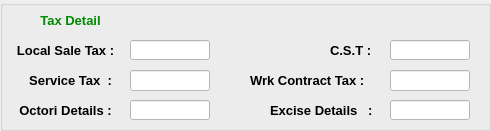
  <widget class="QGroupBox" name="groupBox_3">
   <property name="geometry">
    <rect>
     <x>580</x>
     <y>450</y>
     <width>491</width>
     <height>131</height>
    </rect>
   </property>
   <property name="styleSheet">
    <string notr="true">

QGroupBox
{
border:1px solid Black;
};

background-color: rgb(250, 210, 255);</string>
   </property>
   <property name="title">
    <string/>
   </property>
   <widget class="QLabel" name="Tax_Detail_lbl">
    <property name="geometry">
     <rect>
      <x>30</x>
      <y>10</y>
      <width>81</width>
      <height>20</height>
     </rect>
    </property>
    <property name="font">
     <font>
      <pointsize>10</pointsize>
      <weight>75</weight>
      <bold>true</bold>
     </font>
    </property>
    <property name="styleSheet">
     <string notr="true">color: rgb(0, 138, 0);</string>
    </property>
    <property name="text">
     <string>Tax Detail</string>
    </property>
    <property name="alignment">
     <set>Qt::AlignCenter</set>
    </property>
   </widget>
   <widget class="QLabel" name="Local_sale_tax_lbl">
    <property name="geometry">
     <rect>
      <x>10</x>
      <y>40</y>
      <width>111</width>
      <height>20</height>
     </rect>
    </property>
    <property name="font">
     <font>
      <pointsize>10</pointsize>
      <weight>75</weight>
      <bold>true</bold>
     </font>
    </property>
    <property name="text">
     <string>Local Sale Tax :</string>
    </property>
    <property name="alignment">
     <set>Qt::AlignCenter</set>
    </property>
   </widget>
   <widget class="QLabel" name="Service_tax_lbl">
    <property name="geometry">
     <rect>
      <x>10</x>
      <y>70</y>
      <width>121</width>
      <height>20</height>
     </rect>
    </property>
    <property name="font">
     <font>
      <pointsize>10</pointsize>
      <weight>75</weight>
      <bold>true</bold>
     </font>
    </property>
    <property name="text">
     <string>Service Tax  :</string>
    </property>
    <property name="alignment">
     <set>Qt::AlignCenter</set>
    </property>
   </widget>
   <widget class="QLabel" name="Octori_Details_lbl">
    <property name="geometry">
     <rect>
      <x>10</x>
      <y>100</y>
      <width>111</width>
      <height>20</height>
     </rect>
    </property>
    <property name="font">
     <font>
      <pointsize>10</pointsize>
      <weight>75</weight>
      <bold>true</bold>
     </font>
    </property>
    <property name="text">
     <string>Octori Details :</string>
    </property>
    <property name="alignment">
     <set>Qt::AlignCenter</set>
    </property>
   </widget>
   <widget class="QLineEdit" name="Octori_Details_txt">
    <property name="geometry">
     <rect>
      <x>130</x>
      <y>100</y>
      <width>80</width>
      <height>20</height>
     </rect>
    </property>
    <property name="font">
     <font>
      <pointsize>10</pointsize>
     </font>
    </property>
    <property name="styleSheet">
     <string notr="true">background-color: rgb(255, 255, 255);</string>
    </property>
   </widget>
   <widget class="QLineEdit" name="Service_tax_txt">
    <property name="geometry">
     <rect>
      <x>130</x>
      <y>70</y>
      <width>80</width>
      <height>21</height>
     </rect>
    </property>
    <property name="font">
     <font>
      <pointsize>10</pointsize>
     </font>
    </property>
    <property name="styleSheet">
     <string notr="true">background-color: rgb(255, 255, 255);</string>
    </property>
   </widget>
   <widget class="QGroupBox" name="groupBox_4">
    <property name="geometry">
     <rect>
      <x>630</x>
      <y>300</y>
      <width>481</width>
      <height>111</height>
     </rect>
    </property>
    <property name="title">
     <string/>
    </property>
    <widget class="QLabel" name="label_42">
     <property name="geometry">
      <rect>
       <x>40</x>
       <y>0</y>
       <width>81</width>
       <height>20</height>
      </rect>
     </property>
     <property name="font">
      <font>
       <pointsize>10</pointsize>
       <weight>75</weight>
       <bold>true</bold>
      </font>
     </property>
     <property name="styleSheet">
      <string notr="true">color: rgb(0, 138, 0);</string>
     </property>
     <property name="text">
      <string>Tax Detail</string>
     </property>
     <property name="alignment">
      <set>Qt::AlignCenter</set>
     </property>
    </widget>
    <widget class="QLabel" name="label_43">
     <property name="geometry">
      <rect>
       <x>10</x>
       <y>30</y>
       <width>111</width>
       <height>20</height>
      </rect>
     </property>
     <property name="font">
      <font>
       <pointsize>10</pointsize>
       <weight>75</weight>
       <bold>true</bold>
      </font>
     </property>
     <property name="text">
      <string>Local Sale Tax :</string>
     </property>
     <property name="alignment">
      <set>Qt::AlignCenter</set>
     </property>
    </widget>
    <widget class="QLabel" name="label_44">
     <property name="geometry">
      <rect>
       <x>10</x>
       <y>60</y>
       <width>121</width>
       <height>20</height>
      </rect>
     </property>
     <property name="font">
      <font>
       <pointsize>10</pointsize>
       <weight>75</weight>
       <bold>true</bold>
      </font>
     </property>
     <property name="text">
      <string>Service Tax  :</string>
     </property>
     <property name="alignment">
      <set>Qt::AlignCenter</set>
     </property>
    </widget>
    <widget class="QLabel" name="label_45">
     <property name="geometry">
      <rect>
       <x>10</x>
       <y>90</y>
       <width>111</width>
       <height>20</height>
      </rect>
     </property>
     <property name="font">
      <font>
       <pointsize>10</pointsize>
       <weight>75</weight>
       <bold>true</bold>
      </font>
     </property>
     <property name="text">
      <string>Octori Details :</string>
     </property>
     <property name="alignment">
      <set>Qt::AlignCenter</set>
     </property>
    </widget>
   </widget>
   <widget class="QLineEdit" name="Local_sale_tax_txt">
    <property name="geometry">
     <rect>
      <x>130</x>
      <y>40</y>
      <width>80</width>
      <height>20</height>
     </rect>
    </property>
    <property name="font">
     <font>
      <pointsize>10</pointsize>
     </font>
    </property>
    <property name="styleSheet">
     <string notr="true">background-color: rgb(255, 255, 255);</string>
    </property>
   </widget>
   <widget class="QLineEdit" name="Excise_Details_txt">
    <property name="geometry">
     <rect>
      <x>390</x>
      <y>100</y>
      <width>80</width>
      <height>20</height>
     </rect>
    </property>
    <property name="font">
     <font>
      <pointsize>10</pointsize>
     </font>
    </property>
    <property name="styleSheet">
     <string notr="true">background-color: rgb(255, 255, 255);</string>
    </property>
   </widget>
   <widget class="QLineEdit" name="Wrk_contract_txt">
    <property name="geometry">
     <rect>
      <x>390</x>
      <y>70</y>
      <width>80</width>
      <height>21</height>
     </rect>
    </property>
    <property name="font">
     <font>
      <pointsize>10</pointsize>
     </font>
    </property>
    <property name="styleSheet">
     <string notr="true">background-color: rgb(255, 255, 255);</string>
    </property>
   </widget>
   <widget class="QGroupBox" name="groupBox_5">
    <property name="geometry">
     <rect>
      <x>850</x>
      <y>320</y>
      <width>481</width>
      <height>111</height>
     </rect>
    </property>
    <property name="title">
     <string/>
    </property>
    <widget class="QLabel" name="label_46">
     <property name="geometry">
      <rect>
       <x>40</x>
       <y>0</y>
       <width>81</width>
       <height>20</height>
      </rect>
     </property>
     <property name="font">
      <font>
       <pointsize>10</pointsize>
       <weight>75</weight>
       <bold>true</bold>
      </font>
     </property>
     <property name="styleSheet">
      <string notr="true">color: rgb(0, 138, 0);</string>
     </property>
     <property name="text">
      <string>Tax Detail</string>
     </property>
     <property name="alignment">
      <set>Qt::AlignCenter</set>
     </property>
    </widget>
    <widget class="QLabel" name="label_47">
     <property name="geometry">
      <rect>
       <x>10</x>
       <y>30</y>
       <width>111</width>
       <height>20</height>
      </rect>
     </property>
     <property name="font">
      <font>
       <pointsize>10</pointsize>
       <weight>75</weight>
       <bold>true</bold>
      </font>
     </property>
     <property name="text">
      <string>Local Sale Tax :</string>
     </property>
     <property name="alignment">
      <set>Qt::AlignCenter</set>
     </property>
    </widget>
    <widget class="QLabel" name="label_48">
     <property name="geometry">
      <rect>
       <x>10</x>
       <y>60</y>
       <width>121</width>
       <height>20</height>
      </rect>
     </property>
     <property name="font">
      <font>
       <pointsize>10</pointsize>
       <weight>75</weight>
       <bold>true</bold>
      </font>
     </property>
     <property name="text">
      <string>Service Tax  :</string>
     </property>
     <property name="alignment">
      <set>Qt::AlignCenter</set>
     </property>
    </widget>
    <widget class="QLabel" name="label_49">
     <property name="geometry">
      <rect>
       <x>10</x>
       <y>90</y>
       <width>111</width>
       <height>20</height>
      </rect>
     </property>
     <property name="font">
      <font>
       <pointsize>10</pointsize>
       <weight>75</weight>
       <bold>true</bold>
      </font>
     </property>
     <property name="text">
      <string>Octori Details :</string>
     </property>
     <property name="alignment">
      <set>Qt::AlignCenter</set>
     </property>
    </widget>
   </widget>
   <widget class="QLineEdit" name="CST_txt">
    <property name="geometry">
     <rect>
      <x>390</x>
      <y>40</y>
      <width>80</width>
      <height>20</height>
     </rect>
    </property>
    <property name="font">
     <font>
      <pointsize>10</pointsize>
     </font>
    </property>
    <property name="styleSheet">
     <string notr="true">background-color: rgb(255, 255, 255);</string>
    </property>
   </widget>
   <widget class="QLabel" name="wrk_contract_tax_lbl">
    <property name="geometry">
     <rect>
      <x>250</x>
      <y>70</y>
      <width>121</width>
      <height>21</height>
     </rect>
    </property>
    <property name="font">
     <font>
      <pointsize>10</pointsize>
      <weight>75</weight>
      <bold>true</bold>
     </font>
    </property>
    <property name="text">
     <string>Wrk Contract Tax :</string>
    </property>
   </widget>
   <widget class="QGroupBox" name="groupBox_6">
    <property name="geometry">
     <rect>
      <x>660</x>
      <y>270</y>
      <width>481</width>
      <height>131</height>
     </rect>
    </property>
    <property name="title">
     <string/>
    </property>
    <widget class="QLabel" name="label_63">
     <property name="geometry">
      <rect>
       <x>40</x>
       <y>0</y>
       <width>81</width>
       <height>20</height>
      </rect>
     </property>
     <property name="font">
      <font>
       <pointsize>10</pointsize>
       <weight>75</weight>
       <bold>true</bold>
      </font>
     </property>
     <property name="styleSheet">
      <string notr="true">color: rgb(0, 138, 0);</string>
     </property>
     <property name="text">
      <string>Tax Detail</string>
     </property>
     <property name="alignment">
      <set>Qt::AlignCenter</set>
     </property>
    </widget>
    <widget class="QLabel" name="label_64">
     <property name="geometry">
      <rect>
       <x>10</x>
       <y>30</y>
       <width>111</width>
       <height>20</height>
      </rect>
     </property>
     <property name="font">
      <font>
       <pointsize>10</pointsize>
       <weight>75</weight>
       <bold>true</bold>
      </font>
     </property>
     <property name="text">
      <string>Local Sale Tax :</string>
     </property>
     <property name="alignment">
      <set>Qt::AlignCenter</set>
     </property>
    </widget>
    <widget class="QLabel" name="label_65">
     <property name="geometry">
      <rect>
       <x>10</x>
       <y>60</y>
       <width>121</width>
       <height>20</height>
      </rect>
     </property>
     <property name="font">
      <font>
       <pointsize>10</pointsize>
       <weight>75</weight>
       <bold>true</bold>
      </font>
     </property>
     <property name="text">
      <string>Service Tax  :</string>
     </property>
     <property name="alignment">
      <set>Qt::AlignCenter</set>
     </property>
    </widget>
    <widget class="QLabel" name="label_66">
     <property name="geometry">
      <rect>
       <x>10</x>
       <y>90</y>
       <width>111</width>
       <height>20</height>
      </rect>
     </property>
     <property name="font">
      <font>
       <pointsize>10</pointsize>
       <weight>75</weight>
       <bold>true</bold>
      </font>
     </property>
     <property name="text">
      <string>Octori Details :</string>
     </property>
     <property name="alignment">
      <set>Qt::AlignCenter</set>
     </property>
    </widget>
    <widget class="QLineEdit" name="lineEdit_28">
     <property name="geometry">
      <rect>
       <x>130</x>
       <y>90</y>
       <width>80</width>
       <height>20</height>
      </rect>
     </property>
     <property name="font">
      <font>
       <pointsize>10</pointsize>
      </font>
     </property>
    </widget>
    <widget class="QLineEdit" name="lineEdit_29">
     <property name="geometry">
      <rect>
       <x>130</x>
       <y>60</y>
       <width>80</width>
       <height>21</height>
      </rect>
     </property>
     <property name="font">
      <font>
       <pointsize>10</pointsize>
      </font>
     </property>
    </widget>
    <widget class="QGroupBox" name="groupBox_9">
     <property name="geometry">
      <rect>
       <x>630</x>
       <y>300</y>
       <width>481</width>
       <height>111</height>
      </rect>
     </property>
     <property name="title">
      <string/>
     </property>
     <widget class="QLabel" name="label_67">
      <property name="geometry">
       <rect>
        <x>40</x>
        <y>0</y>
        <width>81</width>
        <height>20</height>
       </rect>
      </property>
      <property name="font">
       <font>
        <pointsize>10</pointsize>
        <weight>75</weight>
        <bold>true</bold>
       </font>
      </property>
      <property name="styleSheet">
       <string notr="true">color: rgb(0, 138, 0);</string>
      </property>
      <property name="text">
       <string>Tax Detail</string>
      </property>
      <property name="alignment">
       <set>Qt::AlignCenter</set>
      </property>
     </widget>
     <widget class="QLabel" name="label_68">
      <property name="geometry">
       <rect>
        <x>10</x>
        <y>30</y>
        <width>111</width>
        <height>20</height>
       </rect>
      </property>
      <property name="font">
       <font>
        <pointsize>10</pointsize>
        <weight>75</weight>
        <bold>true</bold>
       </font>
      </property>
      <property name="text">
       <string>Local Sale Tax :</string>
      </property>
      <property name="alignment">
       <set>Qt::AlignCenter</set>
      </property>
     </widget>
     <widget class="QLabel" name="label_69">
      <property name="geometry">
       <rect>
        <x>10</x>
        <y>60</y>
        <width>121</width>
        <height>20</height>
       </rect>
      </property>
      <property name="font">
       <font>
        <pointsize>10</pointsize>
        <weight>75</weight>
        <bold>true</bold>
       </font>
      </property>
      <property name="text">
       <string>Service Tax  :</string>
      </property>
      <property name="alignment">
       <set>Qt::AlignCenter</set>
      </property>
     </widget>
     <widget class="QLabel" name="label_70">
      <property name="geometry">
       <rect>
        <x>10</x>
        <y>90</y>
        <width>111</width>
        <height>20</height>
       </rect>
      </property>
      <property name="font">
       <font>
        <pointsize>10</pointsize>
        <weight>75</weight>
        <bold>true</bold>
       </font>
      </property>
      <property name="text">
       <string>Octori Details :</string>
      </property>
      <property name="alignment">
       <set>Qt::AlignCenter</set>
      </property>
     </widget>
    </widget>
    <widget class="QLineEdit" name="lineEdit_30">
     <property name="geometry">
      <rect>
       <x>130</x>
       <y>30</y>
       <width>80</width>
       <height>20</height>
      </rect>
     </property>
     <property name="font">
      <font>
       <pointsize>10</pointsize>
      </font>
     </property>
    </widget>
    <widget class="QLineEdit" name="lineEdit_31">
     <property name="geometry">
      <rect>
       <x>390</x>
       <y>90</y>
       <width>80</width>
       <height>20</height>
      </rect>
     </property>
     <property name="font">
      <font>
       <pointsize>10</pointsize>
      </font>
     </property>
    </widget>
    <widget class="QLineEdit" name="lineEdit_32">
     <property name="geometry">
      <rect>
       <x>390</x>
       <y>60</y>
       <width>80</width>
       <height>21</height>
      </rect>
     </property>
     <property name="font">
      <font>
       <pointsize>10</pointsize>
      </font>
     </property>
    </widget>
    <widget class="QGroupBox" name="groupBox_10">
     <property name="geometry">
      <rect>
       <x>850</x>
       <y>320</y>
       <width>481</width>
       <height>111</height>
      </rect>
     </property>
     <property name="title">
      <string/>
     </property>
     <widget class="QLabel" name="label_71">
      <property name="geometry">
       <rect>
        <x>40</x>
        <y>0</y>
        <width>81</width>
        <height>20</height>
       </rect>
      </property>
      <property name="font">
       <font>
        <pointsize>10</pointsize>
        <weight>75</weight>
        <bold>true</bold>
       </font>
      </property>
      <property name="styleSheet">
       <string notr="true">color: rgb(0, 138, 0);</string>
      </property>
      <property name="text">
       <string>Tax Detail</string>
      </property>
      <property name="alignment">
       <set>Qt::AlignCenter</set>
      </property>
     </widget>
     <widget class="QLabel" name="label_72">
      <property name="geometry">
       <rect>
        <x>10</x>
        <y>30</y>
        <width>111</width>
        <height>20</height>
       </rect>
      </property>
      <property name="font">
       <font>
        <pointsize>10</pointsize>
        <weight>75</weight>
        <bold>true</bold>
       </font>
      </property>
      <property name="text">
       <string>Local Sale Tax :</string>
      </property>
      <property name="alignment">
       <set>Qt::AlignCenter</set>
      </property>
     </widget>
     <widget class="QLabel" name="label_73">
      <property name="geometry">
       <rect>
        <x>10</x>
        <y>60</y>
        <width>121</width>
        <height>20</height>
       </rect>
      </property>
      <property name="font">
       <font>
        <pointsize>10</pointsize>
        <weight>75</weight>
        <bold>true</bold>
       </font>
      </property>
      <property name="text">
       <string>Service Tax  :</string>
      </property>
      <property name="alignment">
       <set>Qt::AlignCenter</set>
      </property>
     </widget>
     <widget class="QLabel" name="label_74">
      <property name="geometry">
       <rect>
        <x>10</x>
        <y>90</y>
        <width>111</width>
        <height>20</height>
       </rect>
      </property>
      <property name="font">
       <font>
        <pointsize>10</pointsize>
        <weight>75</weight>
        <bold>true</bold>
       </font>
      </property>
      <property name="text">
       <string>Octori Details :</string>
      </property>
      <property name="alignment">
       <set>Qt::AlignCenter</set>
      </property>
     </widget>
    </widget>
    <widget class="QLineEdit" name="lineEdit_33">
     <property name="geometry">
      <rect>
       <x>390</x>
       <y>30</y>
       <width>80</width>
       <height>20</height>
      </rect>
     </property>
     <property name="font">
      <font>
       <pointsize>10</pointsize>
      </font>
     </property>
    </widget>
   </widget>
   <widget class="QLabel" name="Excise_details_lbl">
    <property name="geometry">
     <rect>
      <x>270</x>
      <y>100</y>
      <width>111</width>
      <height>20</height>
     </rect>
    </property>
    <property name="font">
     <font>
      <pointsize>10</pointsize>
      <weight>75</weight>
      <bold>true</bold>
     </font>
    </property>
    <property name="text">
     <string>Excise Details   :</string>
    </property>
   </widget>
   <widget class="QLabel" name="CST_lbl">
    <property name="geometry">
     <rect>
      <x>330</x>
      <y>40</y>
      <width>41</width>
      <height>20</height>
     </rect>
    </property>
    <property name="font">
     <font>
      <pointsize>10</pointsize>
      <weight>75</weight>
      <bold>true</bold>
     </font>
    </property>
    <property name="text">
     <string>C.S.T :</string>
    </property>
   </widget>
  </widget>
